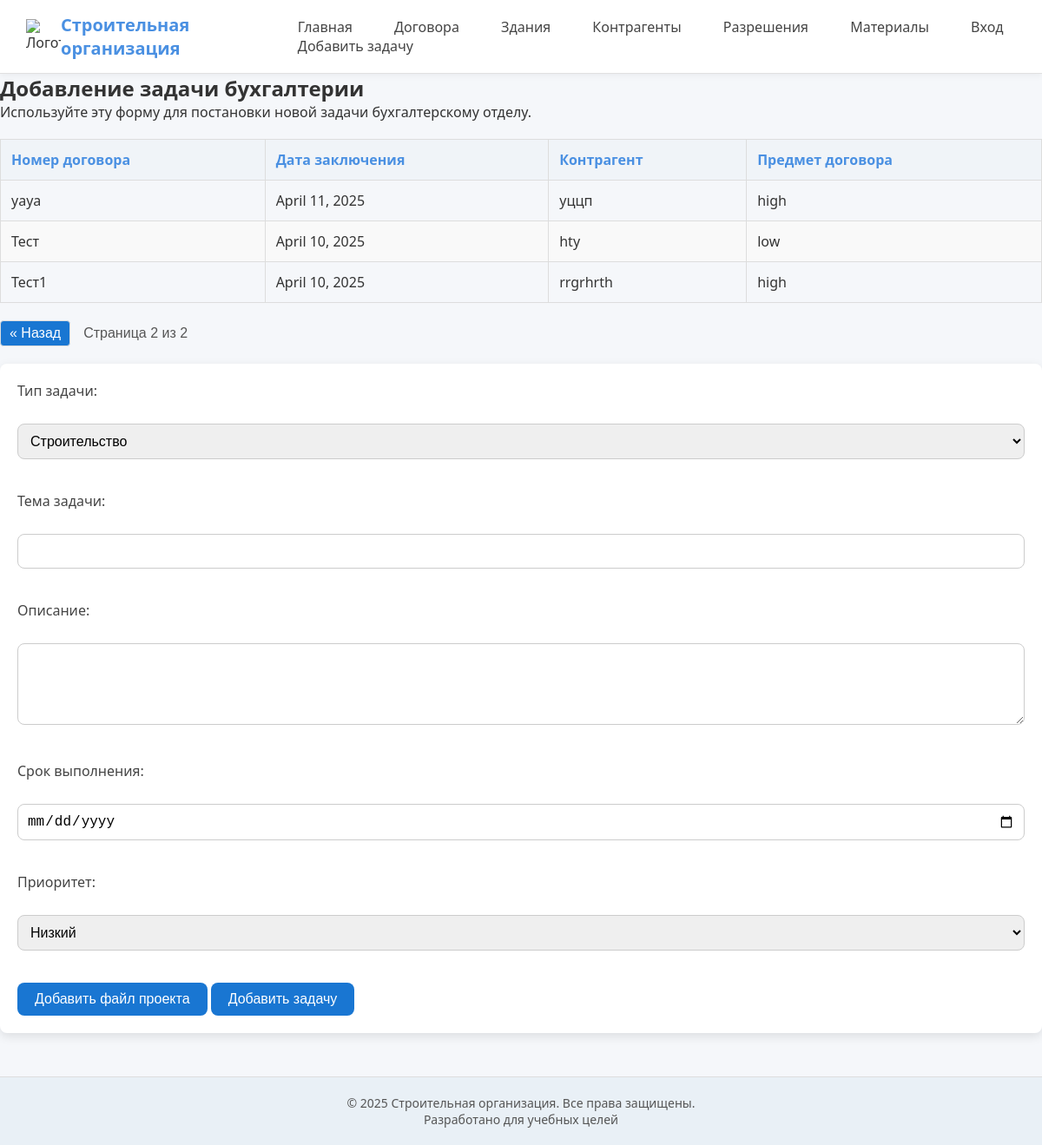
The page /task/?page=2 on the database its author committed.
### app/models.py (models this page shows, shortened)
class Taskadd(models.Model):
    title = models.CharField(max_length=100, verbose_name="Тема задачи")
    deadline = models.DateField(verbose_name="Срок выполнения")
    description = models.CharField(max_length=255, verbose_name="Описание")
    priority = models.TextField(verbose_name="Приоритет")
    created_at = models.DateTimeField(auto_now_add=True)

### app/views.py (the view)
# urls.py: path('task/', task_list, name='task_list'),
def task_list(request):
    task = Taskadd.objects.all().order_by('-deadline')
    paginator = Paginator(task, 3)  # Показывать по 10 договоров на странице
    page_number = request.GET.get('page')  # Получаем номер страницы из URL
    page_obji = paginator.get_page(page_number)  # Получаем нужную страницу
    return render(request, 'task_add.html', {'page_obji': page_obji})

### app/templates/task_add.html (shortened to what this page needs)
{%extends 'base.html'%}
{%block content%}
{% load static %}
  <main>
    <h2>Добавление задачи бухгалтерии</h2>
    <p>Используйте эту форму для постановки новой задачи бухгалтерскому отделу.</p>
    <table class="contracts-table">
      <thead>
        <tr>
          <th>Номер договора</th>
          <th>Дата заключения</th>
          <th>Контрагент</th>
          <th>Предмет договора</th>
        </tr>
      </thead>
      <tbody>
        {% for task in page_obji %}
        <tr>
          <td>{{ task.title }}</td>
          <td>{{ task.deadline }}</td>
          <td>{{ task.description }}</td>
          <td>{{ task.priority }}</td>
        </tr>
        {% empty %}
        <tr><td colspan="4">Нет доступных договоров</td></tr>
        {% endfor %}
      </tbody>
    </table>
    <div class="paginations">
      {% if page_obji.has_previous %}
        <a href="?page={{ page_obji.previous_page_number }}">« Назад</a>
      {% endif %}
      <span>Страница {{ page_obji.number }} из {{ page_obji.paginator.num_pages }}</span>
    </div>
    <form action = "{% url 'add_task' %}" method="post">
      <label for="priority">Тип задачи:</label><br />
      <select id="priority" name="priority">
        <option value="low">Строительство</option>
      </select><br /><br />
      <label for="title">Тема задачи:</label><br />
      <input type="text" id="title" name="title" required /><br /><br />
      <label for="description">Описание:</label><br />
      <textarea id="description" name="description" rows="4" required></textarea><br /><br />
      <label for="deadline">Срок выполнения:</label><br />
      <input type="date" id="deadline" name="deadline" required /><br /><br />
      <label for="priority">Приоритет:</label><br />
      <select id="priority" name="priority">
        <option value="Низкий">Низкий</option>
      </select><br /><br />
      <button type="submit">Добавить файл проекта</button>
      <button type="submit">Добавить задачу</button>
    </form>
  </main>
  {%endblock%}

### app/static/css/styles.css (style rules this page uses)
* { margin: 0; padding: 0; box-sizing: border-box; }
body { font-family: 'Segoe UI', sans-serif; background-color: #f5f7fa; color: #333; }
.contracts-table { width: 100%; border-collapse: collapse; margin-top: 20px; }
.contracts-table th, .contracts-table td { padding: 12px; text-align: left; border: 1px solid #ddd; }
.contracts-table th { background-color: #f0f4f8; font-weight: bold; color: #4a90e2; }
.contracts-table tr:nth-child(even) { background-color: #f9f9f9; }
form { margin-top: 30px; background-color: #ffffff; padding: 20px; border-radius: 8px; box-shadow: 0 4px 12px rgba(0, 0, 0, 0.1); }
label { font-size: 16px; font-weight: 500; color: #444; display: block; }
input[type="text"], input[type="date"] { width: 100%; padding: 10px; font-size: 16px; border: 1px solid #ddd; border-radius: 8px; }
button { background-color: #4a90e2; color: white; padding: 10px 20px; font-size: 16px; border: none; border-radius: 8px; cursor: pointer; transition: background-color 0.3s ease; }
form { margin-top: 20px; }
input[type="text"], input[type="date"], textarea, select { width: 100%; padding: 10px; margin-top: 5px; margin-bottom: 15px; border: 1px solid #ccc; border-radius: 8px; box-sizing: border-box; font-size: 16px; }
button[type="submit"] { padding: 10px 20px; background-color: #1976d2; color: white; border: none; border-radius: 8px; cursor: pointer; font-size: 16px; transition: background-color 0.3s ease; }
.paginations { display: flex; gap: 15px; align-items: center; margin: 20px 0; font-family: Arial, sans-serif; }
.paginations a { background-color: #1976d2; color: white; text-decoration: none; padding: 5px 10px; border: 1px solid #ddd; border-radius: 4px; }
.paginations span { color: #555; }

### rows shown on the page
Taskadd: title "уауа", deadline "April 11, 2025", description "уццп", priority "high"
Taskadd: title "Тест", deadline "April 10, 2025", description "hty", priority "low"
Taskadd: title "Тест1", deadline "April 10, 2025", description "rrgrhrth", priority "high"

### other values the page prints
{{ page_obji.number }} "2"
{{ page_obji.paginator.num_pages }} "2"
